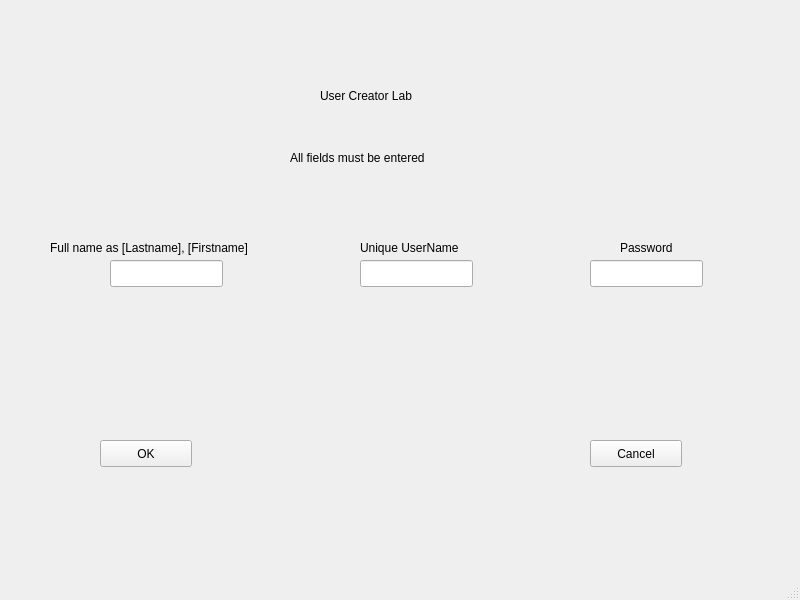
<?xml version="1.0" encoding="UTF-8"?>
<ui version="4.0">
 <class>CreateUser</class>
 <widget class="QMainWindow" name="CreateUser">
  <property name="geometry">
   <rect>
    <x>0</x>
    <y>0</y>
    <width>800</width>
    <height>600</height>
   </rect>
  </property>
  <property name="windowTitle">
   <string>MainWindow</string>
  </property>
  <widget class="QWidget" name="centralwidget">
   <widget class="QLabel" name="label">
    <property name="geometry">
     <rect>
      <x>320</x>
      <y>80</y>
      <width>131</width>
      <height>31</height>
     </rect>
    </property>
    <property name="text">
     <string>User Creator Lab</string>
    </property>
   </widget>
   <widget class="QPushButton" name="OK">
    <property name="geometry">
     <rect>
      <x>100</x>
      <y>440</y>
      <width>92</width>
      <height>27</height>
     </rect>
    </property>
    <property name="text">
     <string>OK</string>
    </property>
   </widget>
   <widget class="QPushButton" name="cancel">
    <property name="geometry">
     <rect>
      <x>590</x>
      <y>440</y>
      <width>92</width>
      <height>27</height>
     </rect>
    </property>
    <property name="text">
     <string>Cancel</string>
    </property>
   </widget>
   <widget class="QLineEdit" name="nameEdit">
    <property name="geometry">
     <rect>
      <x>110</x>
      <y>260</y>
      <width>113</width>
      <height>27</height>
     </rect>
    </property>
    <property name="text">
     <string/>
    </property>
   </widget>
   <widget class="QLineEdit" name="usernameEdit">
    <property name="geometry">
     <rect>
      <x>360</x>
      <y>260</y>
      <width>113</width>
      <height>27</height>
     </rect>
    </property>
   </widget>
   <widget class="QLineEdit" name="passwordEdit">
    <property name="geometry">
     <rect>
      <x>590</x>
      <y>260</y>
      <width>113</width>
      <height>27</height>
     </rect>
    </property>
   </widget>
   <widget class="QLabel" name="label_2">
    <property name="geometry">
     <rect>
      <x>290</x>
      <y>150</y>
      <width>181</width>
      <height>16</height>
     </rect>
    </property>
    <property name="text">
     <string>All fields must be entered</string>
    </property>
   </widget>
   <widget class="QLabel" name="label_3">
    <property name="geometry">
     <rect>
      <x>50</x>
      <y>240</y>
      <width>241</width>
      <height>16</height>
     </rect>
    </property>
    <property name="text">
     <string>Full name as [Lastname], [Firstname]</string>
    </property>
   </widget>
   <widget class="QLabel" name="label_4">
    <property name="geometry">
     <rect>
      <x>360</x>
      <y>240</y>
      <width>121</width>
      <height>16</height>
     </rect>
    </property>
    <property name="text">
     <string>Unique UserName</string>
    </property>
   </widget>
   <widget class="QLabel" name="label_5">
    <property name="geometry">
     <rect>
      <x>620</x>
      <y>240</y>
      <width>61</width>
      <height>15</height>
     </rect>
    </property>
    <property name="text">
     <string>Password</string>
    </property>
   </widget>
   <widget class="QLabel" name="errorBox">
    <property name="geometry">
     <rect>
      <x>190</x>
      <y>350</y>
      <width>361</width>
      <height>20</height>
     </rect>
    </property>
    <property name="text">
     <string/>
    </property>
   </widget>
  </widget>
  <widget class="QMenuBar" name="menubar">
   <property name="geometry">
    <rect>
     <x>0</x>
     <y>0</y>
     <width>800</width>
     <height>21</height>
    </rect>
   </property>
  </widget>
  <widget class="QStatusBar" name="statusbar"/>
 </widget>
 <resources/>
 <connections/>
</ui>
